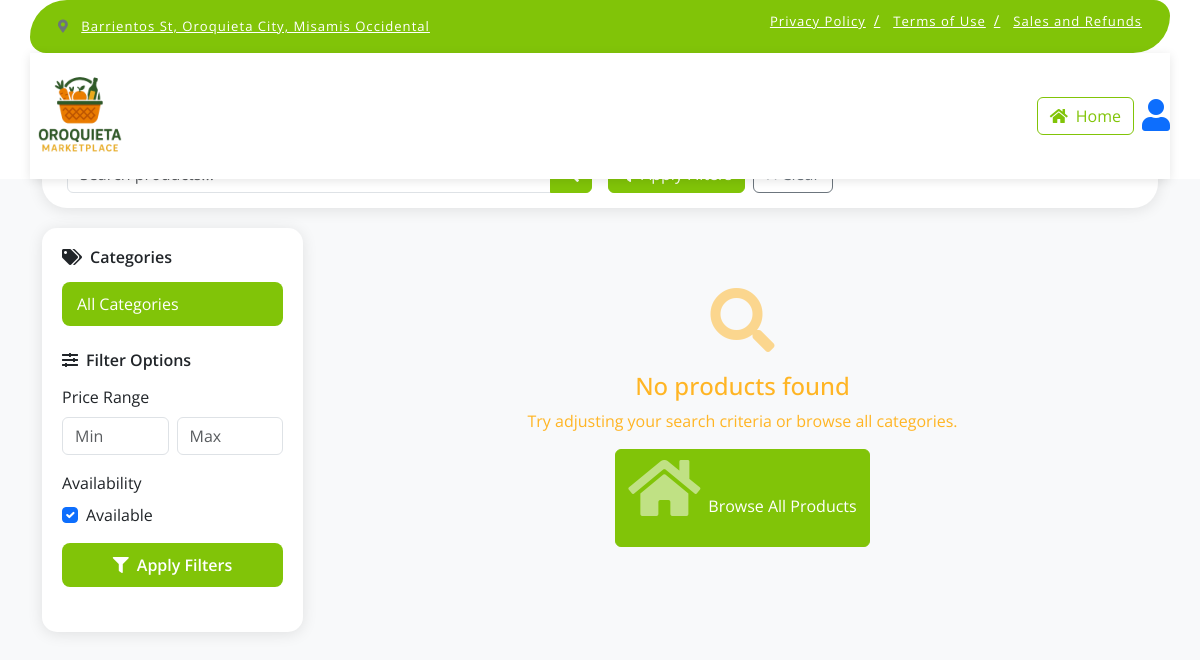
Before: /customer/index_copy.php with the older database file.
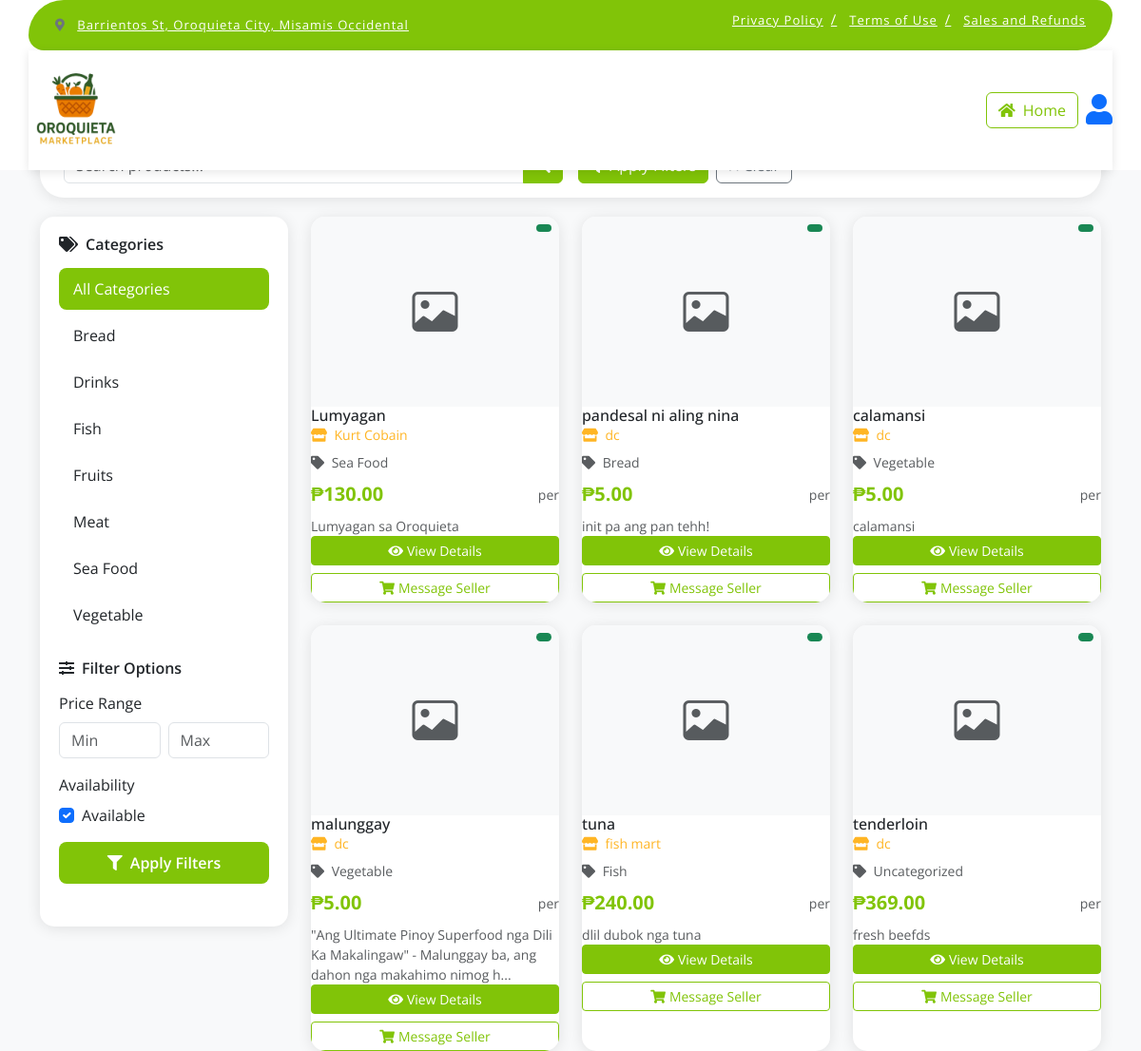
After: the same page with the newer database file.
### tables this page shows
CREATE TABLE `categories` (
  `id` int(11) NOT NULL,
  `name` varchar(100) NOT NULL,
  `icon` varchar(10) DEFAULT NULL COMMENT 'Emoji or icon character',
  `description` text DEFAULT NULL,
  `parent_id` int(11) DEFAULT NULL,
  `image` varchar(255) DEFAULT NULL,
  `is_active` tinyint(1) DEFAULT 1,
  `created_at` timestamp NOT NULL DEFAULT current_timestamp(),
  `updated_at` timestamp NOT NULL DEFAULT current_timestamp() ON UPDATE current_timestamp()
);

CREATE TABLE `products` (
  `id` int(11) NOT NULL,
  `seller_id` int(11) NOT NULL,
  `category_id` int(11) DEFAULT NULL,
  `name` varchar(255) NOT NULL,
  `description` text DEFAULT NULL,
  `price` decimal(10,2) NOT NULL,
  `stock_quantity` int(11) NOT NULL DEFAULT 0,
  `weight` decimal(10,2) DEFAULT NULL,
  `is_featured` tinyint(1) DEFAULT 0,
  `is_active` tinyint(1) DEFAULT 1,
  `created_at` timestamp NOT NULL DEFAULT current_timestamp(),
  `updated_at` timestamp NOT NULL DEFAULT current_timestamp() ON UPDATE current_timestamp()
);

### customer/index_copy.php (the view, shortened to what this page needs)
<?php
require_once '../includes/db_connect.php';
$cat_query = "SELECT id, name FROM categories WHERE is_active = 1 ORDER BY name";
$cat_stmt = $pdo->query($cat_query);
$search = isset($_GET['search']) ? trim($_GET['search']) : '';
$category_filter = isset($_GET['category']) ? intval($_GET['category']) : 0;
$price_min = isset($_GET['price_min']) ? floatval($_GET['price_min']) : 0;
$price_max = isset($_GET['price_max']) ? floatval($_GET['price_max']) : 999999;
$where_conditions = ["p.is_active = 1"];
$params = [];
$where_clause = implode(" AND ", $where_conditions);
$query = "SELECT p.*, c.name as category_name,
          COALESCE(sa.business_name, CONCAT(s.first_name, ' ', s.last_name), 'Unknown Seller') as shop_name
          FROM products p
          LEFT JOIN categories c ON p.category_id = c.id
          LEFT JOIN sellers s ON p.seller_id = s.id
          LEFT JOIN seller_applications sa ON s.id = sa.seller_id AND sa.status = 'approved'
          WHERE $where_clause
          ORDER BY p.created_at DESC";
$stmt = $pdo->prepare($query);
$stmt->execute($params);
$products = $stmt->fetchAll();
?>
<!DOCTYPE html>
<html lang="en">
<head>
    <link rel="stylesheet" href="https://use.fontawesome.com/releases/v5.15.4/css/all.css" />
    <link href="https://cdn.jsdelivr.net/npm/bootstrap-icons@1.4.1/font/bootstrap-icons.css" rel="stylesheet">
    <link href="https://cdn.jsdelivr.net/npm/bootstrap@5.3.0/dist/css/bootstrap.min.css" rel="stylesheet">
</head>
<body>
    <div class="container-fluid fixed-top">
        <div class="container topbar bg-primary d-none d-lg-block">
            <div class="d-flex justify-content-between">
                <div class="top-info ps-2">
                    <small class="me-3"><i class="fas fa-map-marker-alt me-2 text-secondary"></i> <a href="#"
                            class="text-white">Barrientos St, Oroquieta City, Misamis Occidental</a></small>
                </div>
                <div class="top-link pe-2">
                    <a href="#" class="text-white"><small class="text-white mx-2">Privacy Policy</small>/</a>
                    <a href="#" class="text-white"><small class="text-white mx-2">Terms of Use</small>/</a>
                    <a href="#" class="text-white"><small class="text-white ms-2">Sales and Refunds</small></a>
                </div>
            </div>
        </div>
        <div class="container px-0">
            <nav class="navbar navbar-light bg-white navbar-expand-xl">
                <a href="../index.php" class="navbar-brand"><img src="../assets/img/logo-removebg.png" alt="logo"
                        width="100px"></a>
                <div class="collapse navbar-collapse bg-white" id="navbarCollapse">
                    <div class="d-flex m-3 me-0">
                        <a href="../index.php" class="btn btn-outline-primary me-2">
                            <i class="fas fa-home me-1"></i> Home
                        </a>
                        <a href="../authenticator.php" class="my-auto">
                            <i class="fas fa-user fa-2x text-primary"></i>
                        </a>
                    </div>
                </div>
            </nav>
        </div>
    </div>
    <div class="container">
        <div class="search-bar">
            <form method="GET" class="row g-3 align-items-center">
                <div class="col-md-6">
                    <div class="input-group">
                        <button class="btn btn-primary" type="submit">
                        </button>
                    </div>
                </div>
                <div class="col-md-6">
                    <div class="d-flex gap-2">
                        <button type="submit" class="btn btn-primary">
                        </button>
                        <a href="index.php" class="btn btn-outline-secondary">
                        </a>
                    </div>
                </div>
            </form>
        </div>
    </div>
    <div class="container">
        <div class="row">
            <div class="col-lg-3">
                <div class="sidebar">
                    <div class="filter-section">
                        <h6><i class="fas fa-tags me-2"></i>Categories</h6>
                        <div class="category-list">
                            <div class="category-item <?php echo $category_filter == 0 ? 'active' : ''; ?>"
                                onclick="window.location.href='?search=<?php echo urlencode($search); ?>&price_min=<?php echo $price_min; ?>&price_max=<?php echo $price_max; ?>'">
                                All Categories
                            </div>
                            <?php while ($category = $cat_stmt->fetch()): ?>
                                <div class="category-item <?php echo $category_filter == $category['id'] ? 'active' : ''; ?>"
                                    onclick="window.location.href='?search=<?php echo urlencode($search); ?>&category=<?php echo $category['id']; ?>&price_min=<?php echo $price_min; ?>&price_max=<?php echo $price_max; ?>'">
                                    <?php echo htmlspecialchars($category['name']); ?>
                                </div>
                            <?php endwhile; ?>
                        </div>
                    </div>
                    <div class="filter-section">
                        <h6><i class="fas fa-sliders-h me-2"></i>Filter Options</h6>
                        <div class="mb-3">
                            <label class="form-label">Price Range</label>
                            <div class="row g-2">
                                <div class="col-6">
                                    <input type="number" class="form-control" name="price_min" placeholder="Min"
                                        value="<?php echo $price_min > 0 ? $price_min : ''; ?>">
                                </div>
                                <div class="col-6">
                                    <input type="number" class="form-control" name="price_max" placeholder="Max"
                                        value="<?php echo $price_max < 999999 ? $price_max : ''; ?>">
                                </div>
                            </div>
                        </div>
                        <div class="mb-3">
                            <label class="form-label">Availability</label>
                            <div class="form-check">
                                <input class="form-check-input" type="checkbox" id="available" checked>
                                <label class="form-check-label" for="available">
                                    Available
                                </label>
                            </div>
                        </div>
                        <button type="submit" class="btn btn-apply-filters w-100">
                            <i class="fas fa-filter me-2"></i>Apply Filters
                        </button>
                    </div>
                </div>
            </div>
            <div class="col-lg-9">
                <div class="row g-4">
                    <?php if (count($products) > 0): ?>
                        <?php foreach ($products as $product): ?>
                            <div class="col-lg-4 col-md-6">
                                <div class="product-card">
                                    <div class="position-relative">
                                        <?php if (!empty($product['image'])): ?>
                                            <img
                                                class="product-image" alt="<?php echo htmlspecialchars($product['name']); ?>">
                                        <?php else: ?>
                                            <div class="product-image bg-light d-flex align-items-center justify-content-center">
                                                <i class="bi bi-image text-muted" style="font-size: 3rem;"></i>
                                            </div>
                                        <?php endif; ?>
                                        <span class="badge bg-success position-absolute top-0 end-0 m-2">
                                        </span>
                                    </div>
                                    <div class="card-body">
                                        <h6 class="card-title"><?php echo htmlspecialchars($product['name']); ?></h6>
                                        <p class="shop-name mb-2">
                                            <i class="fas fa-store me-1"></i>
                                            <?php echo htmlspecialchars($product['shop_name'] ?? 'Unknown Seller'); ?>
                                        </p>
                                        <p class="text-muted small mb-2">
                                            <i class="fas fa-tag me-1"></i>
                                            <?php echo htmlspecialchars($product['category_name'] ?? 'Uncategorized'); ?>
                                        </p>
                                        <div class="d-flex justify-content-between align-items-center mb-2">
                                            <span
                                                class="product-price">₱<?php echo number_format($product['price'], 2); ?></span>
                                            <small class="text-muted">per
                                                <?php echo htmlspecialchars($product['unit']); ?></small>
                                        </div>
                                        <?php if (!empty($product['description'])): ?>
                                            <p class="card-text small text-muted">
                                                <?php echo htmlspecialchars(substr($product['description'], 0, 100)) . (strlen($product['description']) > 100 ? '...' : ''); ?>
                                            </p>
                                        <?php endif; ?>
                                    </div>
                                    <div class="card-footer bg-transparent border-0">
                                        <div class="d-grid gap-2">
                                            <button class="btn btn-primary btn-sm"
                                                onclick="viewProduct(<?php echo $product['id']; ?>)">
                                                <i class="fas fa-eye me-1"></i>View Details
                                            </button>
                                            <button class="btn btn-outline-primary btn-sm">
                                                <i class="fas fa-shopping-cart me-1"></i>Message Seller
                                            </button>
                                        </div>
                                    </div>
                                </div>
                            </div>
                        <?php endforeach; ?>
                    <?php else: ?>
                        <div class="col-12">
                            <div class="no-products">
                                <i class="fas fa-search"></i>
                                <h4>No products found</h4>
                                <p>Try adjusting your search criteria or browse all categories.</p>
                                <a href="index.php" class="btn btn-primary">
                                    <i class="fas fa-home me-2"></i>Browse All Products
                                </a>
                            </div>
                        </div>
                    <?php endif; ?>
                </div>
            </div>
        </div>
    </div>
</body>
</html>

### customer/index_copy.php (style rules this page uses)
:root { --primary: #81C408; --secondary: #FFB524; --success: #198754; --info: #0dcaf0; --warning: #ffc107; --danger: #dc3545; --light: #f8f9fa; --dark: #212529; }
body { font-family: 'Open Sans', sans-serif; background-color: #f8f9fa; padding-top: 120px; }
.fixed-top { transition: 0.5s; background: var(--bs-white); border: 0; }
.topbar { padding: 20px; border-radius: 230px 100px; background-color: var(--primary) !important; }
.topbar .top-info { font-size: 15px; line-height: 0; letter-spacing: 1px; display: flex; align-items: center; }
.topbar .top-link { font-size: 15px; line-height: 0; letter-spacing: 1px; }
.navbar { background: white; box-shadow: 0 2px 10px rgba(0, 0, 0, 0.1); }
.search-bar { background: white; border-radius: 25px; box-shadow: 0 2px 15px rgba(0, 0, 0, 0.1); padding: 15px 25px; margin: 20px 0; }
.sidebar { background: white; border-radius: 15px; box-shadow: 0 2px 15px rgba(0, 0, 0, 0.1); padding: 20px; height: fit-content; position: sticky; top: 20px; }
.product-card { background: white; border-radius: 15px; box-shadow: 0 2px 15px rgba(0, 0, 0, 0.1); transition: all 0.3s ease; height: 100%; overflow: hidden; }
.product-image { height: 200px; object-fit: cover; width: 100%; }
.category-item { padding: 10px 15px; border-radius: 8px; margin-bottom: 5px; cursor: pointer; transition: all 0.3s ease; }
.category-item.active { background-color: var(--primary); color: white; }
.filter-section { margin-bottom: 25px; }
.filter-section h6 { color: var(--dark); font-weight: 600; margin-bottom: 15px; }
.btn-apply-filters { background: var(--primary); border: none; border-radius: 8px; padding: 10px 20px; color: white; font-weight: 600; transition: all 0.3s ease; }
.product-price { font-size: 1.25rem; font-weight: 700; color: var(--primary); }
.shop-name { font-size: 0.875rem; color: var(--secondary); }
.btn-primary { background-color: var(--primary); border-color: var(--primary); }
.btn-outline-primary { color: var(--primary); border-color: var(--primary); }
.no-products { text-align: center; padding: 60px 20px; color: var(--secondary); }
.no-products i { font-size: 4rem; margin-bottom: 20px; opacity: 0.5; }

Changed rows visible on the page:
added categories: name "Bread"
added categories: name "Drinks"
added categories: name "Fish"
added categories: name "Fruits"
added categories: name "Meat"
added categories: name "Sea Food"
added categories: name "Vegetable"
added products: name "Lumyagan", shop_name "Kurt Cobain", category.name "Sea Food", price "130.00", description "Lumyagan sa Oroquieta"
added products: name "pandesal ni aling nina", shop_name "dc", category.name "Bread", price "5.00", description "init pa ang pan tehh!"
added products: name "calamansi", shop_name "dc", category.name "Vegetable", price "5.00", description "calamansi"
added products: name "malunggay", shop_name "dc", category.name "Vegetable", price "5.00", description "\"Ang Ultimate Pinoy Superfood nga Dili Ka Makalingaw\" - Malunggay ba, ang dahon nga makahimo nimog h"
added products: name "tuna", shop_name "fish mart", category.name "Fish", price "240.00", description "dlil dubok nga tuna"
added products: name "tenderloin", shop_name "dc", category_name "Uncategorized", price "369.00", description "fresh beefds"
Other visible differences:
text no longer shown: "No products found Try adjusting your search criteria or browse all categories. Browse All Products"
